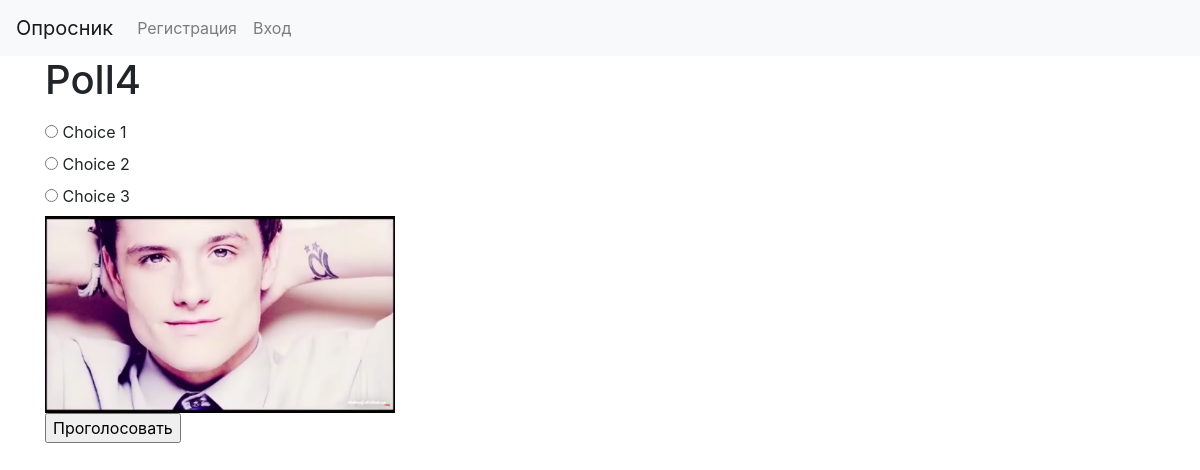
Page /4/ on the committed database.
### app/models.py (models this page shows, shortened)
class Poll(models.Model):
    title = models.CharField(max_length=255)
    short_description = models.TextField()
    full_description = models.TextField()
    publish_date = models.DateTimeField(default=timezone.now)
    end_date = models.DateTimeField()
    photo = models.ImageField(upload_to='media')

class Choice(models.Model):
    poll = models.ForeignKey(Poll, on_delete=models.CASCADE)
    choice_text = models.CharField(max_length=180)
    votes = models.IntegerField()

### app/views.py (the view)
# urls.py: path('<int:pk>/', DetailPoll.as_view(), name='detail'),
class DetailPoll(DetailView):
    model = Poll
    template_name = 'main/detail.html'
    context_object_name = 'polls'

### app/templates/main/detail.html (shortened to what this page needs)
{% extends 'layout/basic.html' %}
{% load static %}
{% block content %}
<form action="{% url 'app:vote' polls.id %}" method="post">
    <fieldset>
        <legend><h1>{{ polls.title }}</h1></legend>
        {% for choice in polls.choice_set.all %}
        <input type="radio" name="choice" id="choice{{ forloop.counter }}" value="{{ choice.id }}">
        <label for="choice{{ forloop.counter }}">{{ choice.choice_text }}</label><br>
        {% endfor %}
        <img src="{{ polls.photo.url }}" alt="Изображение отсутствует!" width="350px">
    </fieldset>
    <input type="submit" value="Проголосовать">
</form>
{% endblock %}

### rows in the picture
Poll: title "Poll4", photo (picture)
Choice: choice_text "Choice 1"
Choice: choice_text "Choice 2"
Choice: choice_text "Choice 3"
